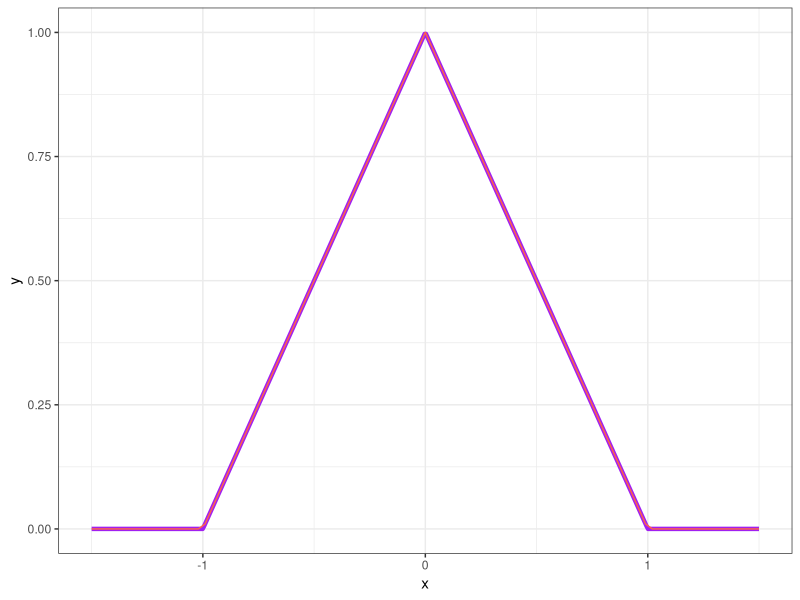
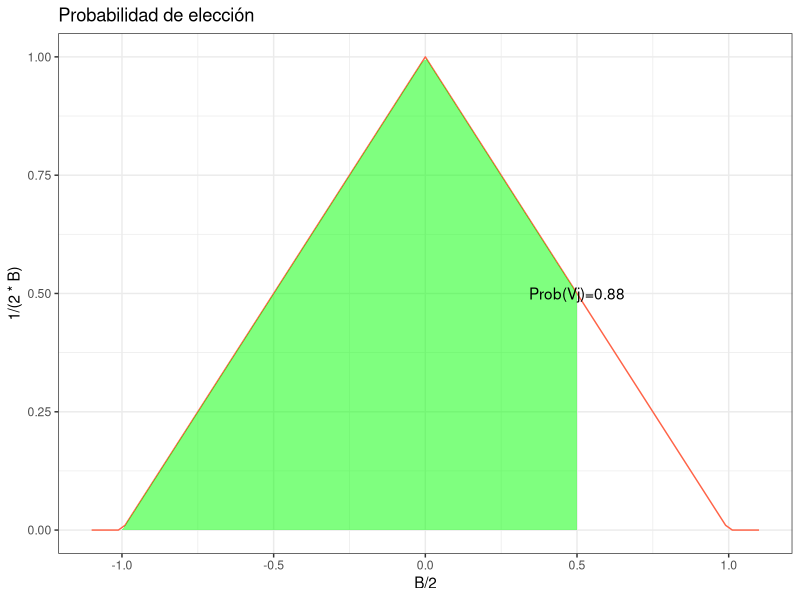

Recreate these plots in R, in order.
## ---- chunk 1
knitr::opts_chunk$set(echo = TRUE)

library(tidyverse)
## ---- chunk 2

f_den <- function(x, B=1){
  if(x>=-B & x<=0){
    y <- 1/B^2 *x +1/B
  }else if(x>0 & x<=B){
    y <- -1/B^2 *x +1/B
}else{
    y <- 0
}
  return(y)
}

fv_den <- Vectorize(f_den, "x")

f_dis <- function(x, B=1){
  if(x<(-1)*B){
    y <- 0}else if(x>=-B & x<=0){
    y <- (x+B)*(fv_den(x)/2)
  }else if(x>0 & x<=B){
    y <- 1- (B-x)*fv_den(x)/2
} else{
    y <- 0
}
  return(y)
}


x <- seq(-1.5, 1.5, length.out=500)
y <- sapply(x, f_den)

ggplot()+
  geom_line(aes(x,y), color="purple", , linewidth=1.5)+
  geom_function(fun = fv_den, color="tomato", linewidth=0.5)+
  xlim(-1.5, 1.5)+
  theme_bw()

## ---- chunk 3
decision <- function(Vj, Vi, B=1){
  Vji <- Vj-Vi
  PVj <- f_dis(Vji)
  
  ggplot()+
  geom_function(fun = fv_den, color="tomato", linewidth=0.5, xlim=c(-B-0.1, B+0.1))+
  stat_function(fun = fv_den, geom= "area", fill="green", alpha=0.5, xlim=c(-B, Vji))+ 
  geom_text(aes(B/2, 1/(2*B), label=paste0("Prob(Vj)=", round(PVj,2), sep="")))+
    labs(title="Probabilidad de elección")+
  theme_bw()
  
  
}


decision(Vj=6, Vi=5.5)
